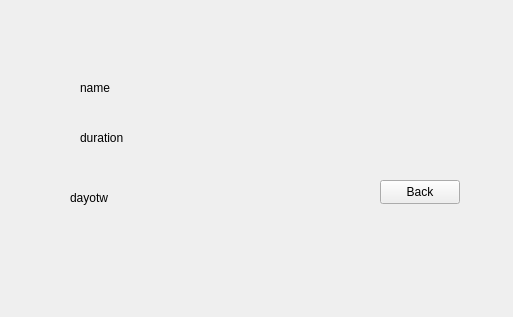
<?xml version="1.0" encoding="UTF-8"?>
<ui version="4.0">
 <class>ExerciseWindow</class>
 <widget class="QMainWindow" name="ExerciseWindow">
  <property name="geometry">
   <rect>
    <x>0</x>
    <y>0</y>
    <width>513</width>
    <height>317</height>
   </rect>
  </property>
  <property name="windowTitle">
   <string>MainWindow</string>
  </property>
  <widget class="QWidget" name="centralwidget">
   <widget class="QLabel" name="name">
    <property name="geometry">
     <rect>
      <x>80</x>
      <y>80</y>
      <width>49</width>
      <height>16</height>
     </rect>
    </property>
    <property name="text">
     <string>name</string>
    </property>
   </widget>
   <widget class="QPushButton" name="pushButton">
    <property name="geometry">
     <rect>
      <x>380</x>
      <y>180</y>
      <width>80</width>
      <height>24</height>
     </rect>
    </property>
    <property name="text">
     <string>Back</string>
    </property>
   </widget>
   <widget class="QLabel" name="duration">
    <property name="geometry">
     <rect>
      <x>80</x>
      <y>130</y>
      <width>49</width>
      <height>16</height>
     </rect>
    </property>
    <property name="text">
     <string>duration</string>
    </property>
   </widget>
   <widget class="QLabel" name="day">
    <property name="geometry">
     <rect>
      <x>70</x>
      <y>190</y>
      <width>49</width>
      <height>16</height>
     </rect>
    </property>
    <property name="text">
     <string>dayotw</string>
    </property>
   </widget>
  </widget>
 </widget>
 <resources/>
 <connections/>
</ui>
